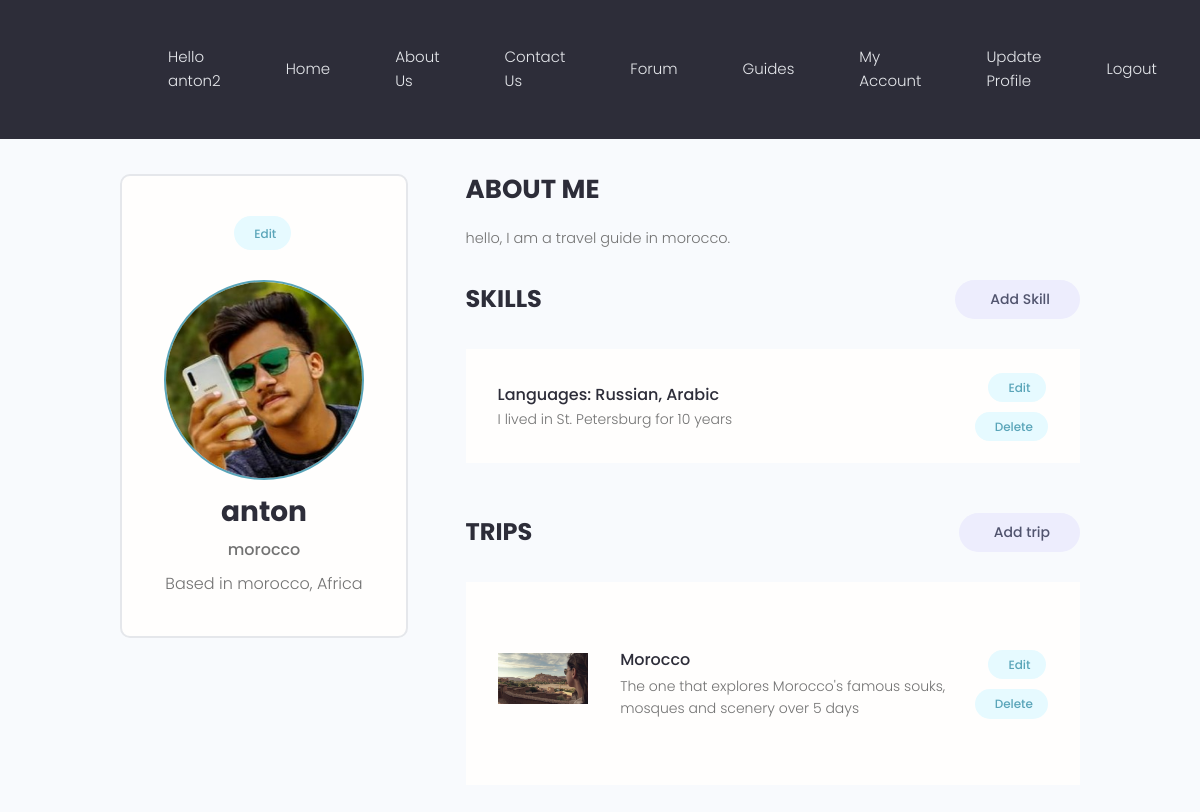
Page /users/account/ (signed in) on the committed database.
### users/models.py (models this page shows, shortened)
class Profile(models.Model):
    user = models.OneToOneField(User, on_delete=models.CASCADE, null=True, blank=True)
    name = models.CharField(max_length=200, blank=True, null=True)
    email = models.EmailField(max_length=500, blank=True, null= True)
    username =  models.CharField(max_length=200, blank=True, null=True)
    location =  models.CharField(max_length=200, blank=True, null=True)
    short_intro = models.CharField(max_length=200, blank = True, null=True)
    bio = models.TextField(blank=True,null=True)
    profile_image = models.ImageField(
        null=True, blank=True, upload_to='profiles/', default= "profiles/user-default.png")
    guide_confirmation = models.ImageField(
        null=True, blank=True, upload_to='profiles/')
    admin_approved=models.BooleanField(default=False)
    vote_total = models.IntegerField(default=0, null=True, blank=True)  # all the vote that the trips has
    vote_ration = models.IntegerField(default=0, null=True, blank=True)  # the ration betwen negative and positive
    created = models.DateTimeField(auto_now_add=True)
    id = models.UUIDField(default=uuid.uuid4, unique=True, primary_key=True,editable=False)

class Skill(models.Model):
    owner = models.ForeignKey(Profile, on_delete=models.CASCADE, null=True,blank=True)
    name = models.CharField(max_length=200, blank=True, null=True)
    description = models.TextField(blank=True,null=True)
    created = models.DateTimeField(auto_now_add=True)
    id = models.UUIDField(default=uuid.uuid4, unique=True, primary_key=True,editable=False)

### trips/models.py (models this page shows, shortened)
class Trip(models.Model):
    owner = models.ForeignKey(
        Profile,null=True, blank= True,on_delete=models.SET_NULL)
    title = models.CharField(max_length=200)
    description = models.TextField(null=True, blank = True)
    featured_image = models.ImageField(null = True, blank = True, default= "default.jpg")# upload image from the trip, and by the default its gray image
    created = models.DateTimeField(auto_now_add=True)
    tags = models.ManyToManyField('Tag', blank=True) #one trip has many tag and vice versa
    vote_total = models.IntegerField(default=0, null=True, blank=True)# all the vote that the trips has
    vote_ration = models.IntegerField(default=0, null=True, blank=True)# the ration betwen negative and positive
    id = models.UUIDField(default=uuid.uuid4, unique=True, primary_key=True,editable=False)
    class Meta:
        ordering = ['-vote_ration','-vote_total', 'title']

### users/views.py (the view)
# urls.py: path('account/',views.userAccount, name="account"),
@login_required(login_url='login')
def userAccount(request):
    profile = request.user.profile
    Skills = profile.skill_set.all()
    trips = profile.trip_set.all()
    context = {'profile':profile, 'skills':Skills, 'trips':trips}
    return render(request,'users/account.html',context)

### forum/context_processors.py (called while the page is built, shortened)
def searchFunction(request):
    search_context = {}
    posts = Post.objects.all()
    return search_context

### users/templates/users/account.html (shortened to what this page needs)
{% extends 'main.html' %}
{% block content %}
  <main class="settingsPage profile my-md">
    <div class="container">
      <div class="layout">
        <div class="column column--1of3">
          <div class="card text-center">
            <div class="card__body dev">
              <a class="tag tag--pill tag--main settings__btn" href="{% url 'edit-account' %}"> Edit</a>
              <img class="avatar avatar--xl dev__avatar" src="{{ profile.profile_image.url }}" />
              <h2 class="dev__name">{{profile.name}}</h2>
              <p class="dev__title">{{profile.short_intro}}</p>
              <p class="dev__location">Based in {{ profile.location }}</p>
            </div>
          </div>
        </div>
        <div class="column column--2of3">
          <div class="devInfo">
            <h3 class="devInfo__title">About Me</h3>
            <p class="devInfo__about">{{ profile.bio }}</p>
          </div>
          {% ifnotequal  profile.user.groups.all.0.name "traveler" %}
          <div class="settings">
            <h3 class="settings__title">Skills</h3>
            <a class="tag tag--pill tag--sub settings__btn tag--lg" href="{% url 'create-skill' %}"> Add Skill</a>
          </div>
          <table class="settings__table">
            {% for skill in skills %}
            <tr>
              <td class="settings__tableInfo">
                <h4>{{ skill.name }}</h4>
                <p>
                {{skill.description}}
                </p>
              </td>
              <td class="settings__tableActions">
                <a class="tag tag--pill tag--main settings__btn" href="{% url 'update-skill' skill.id %}"> Edit</a>
                <a class="tag tag--pill tag--main settings__btn" href="{% url 'delete-skill' skill.id %}?next=/account">Delete</a>
              </td>
            </tr>
            {% endfor %}
          </table>
          <div class="settings">
            <h3 class="settings__title">Trips</h3>
            <a class="tag tag--pill tag--sub settings__btn tag--lg" href="{% url 'create-trip' %}"> Add trip</a>
          </div>
          <table class="settings__table">
            {% for trip in trips %}
            <tr>
              <td class="settings__thumbnail">
                <a href="{% url 'trip' trip.id %}"><img src="{{trip.featured_image.url}}" alt="Project Thumbnail" /></a>
              </td>
              <td class="settings__tableInfo">
                <a href="{% url 'trip' trip.id %}">{{ trip.title }}</a>
                <p>{{ trip.description|slice:"150" }}</p>
              </td>
              <td class="settings__tableActions">
                <a class="tag tag--pill tag--main settings__btn" href="{% url 'update-trip' trip.id %}"> Edit</a>
                <a class="tag tag--pill tag--main settings__btn" href="{% url 'delete-trip' trip.id %}?next=/account">
                  Delete</a>
              </td>
            </tr>
            {% endfor %}
          </table>
        </div>
        {% endifnotequal %}
      </div>
    </div>
  </main>
{% endblock content %}

### templates/navbar.html (shortened to what this page needs)
{% load static %}
 <header class="header">
    <div class="container container--narrow">
      <nav class="header__nav">
        <ul class="header__menu">
          {% if user.is_authenticated %}
          <li class="header__menuItem"><a >Hello {{user}} </a></li>
          {%endif%}
          <li class="header__menuItem"><a href="{% url 'trips' %}">Home</a></li>
          <li class="header__menuItem"><a href="{% url 'aboutus' %}">About Us</a></li>
          {% if not user.is_staff %}
          <li class="header__menuItem"><a href="{% url 'contact' %}">Contact Us</a></li>
          {% endif %}
          <li class="header__menuItem"><a href="{% url 'forumhome' %}">Forum</a></li>
          <li class="header__menuItem"><a href="{% url 'profiles' %}">Guides</a></li>
          {% if user.is_authenticated %}
          <li class="header__menuItem"><a href="{% url 'account' %}">My Account</a></li>
          <li class="header__menuItem"><a href="{% url 'update_profile' %}">Update Profile</a></li>
          <li class="header__menuItem"><a href="{% url 'logout' %}">Logout</a></li>
          {% else %}
          <li class="header__menuItem"><a href="{% url 'signin' %}" class="btn btn--sub">Login</a></li>
          <li class="header__menuItem"><a href="{% url 'signup' %}" class="btn btn--sub">Signup</a></li>
          {% endif %}
        </ul>
      </nav>
    </div>
  </header>

### static/styles/app.css (style rules this page uses)
:root { --color-sub: #2d2d39; }
.card { border: 2px solid var(--color-light); }
img { width: 100%; }
.header { position: sticky; z-index: 111; background-color: var(--color-sub); padding: 1.5rem 0; }
.header > .container { display: flex; justify-content: space-between; align-items: center; }
.header__nav > ul { display: inline-flex; align-items: center; list-style: none; gap: 6.5rem; }
.header__menuItem > a { color: var(--color-light); font-weight: 300; }
.profile .card > .dev { padding: 4rem; }
.dev__avatar { display: block; margin: auto; }
.dev__name { color: var(--color-sub); font-size: 2.8rem; font-weight: 700; margin-top: 1rem; margin-bottom: 0.5rem; }
.dev__title { font-size: 1.6rem; font-weight: 500; line-height: 1.3; }
.dev__location { margin-top: 1rem; }
.devInfo { margin-bottom: 3rem; }
.devInfo__title, .devInfo__subtitle { font-size: 2.6rem; color: var(--color-sub); text-transform: uppercase; font-weight: 700; margin-bottom: 1.5rem; }
.devInfo__about, .devSkill__info { font-size: 1.45rem; line-height: 1.7; text-align: justify; }
.settingsPage .dev > .settings__btn { display: inline-block; margin-bottom: 3rem; }
.settings { display: flex; justify-content: space-between; align-items: center; }
.settings__title { font-size: 2.4rem; text-transform: uppercase; font-weight: 700; color: var(--color-sub); }
.settings__table { margin-top: 3rem; margin-bottom: 5rem; padding: 0 3rem; background: var(--color-white); }
.settings__table tr { width: 100%; }
.settings__table tr > td { padding: 2rem 0; }
.settings__thumbnail { width: 23%; min-width: 10rem; }
.settings__thumbnail img { padding-right: 3rem; height: 15rem; object-fit: contain; }
.settings__tableInfo { width: 100%; }
.settings__tableInfo h4, .settings__tableInfo a { padding-right: 1rem; width: auto; font-size: 1.6rem; font-weight: 500; color: var(--color-sub); }
.settings__tableInfo p { font-size: 1.4rem; }
.settings__tableActions { text-align: right; }

### static/uikit/styles/modules/_variables.css (style rules this page uses)
:root { --color-main: #5aa5b9; --color-main-light: #e6faff; --color-sub: #3f4156; --color-sub-light: #51546e; --color-sub-lighter: #ededfd; --color-text: #737373; --color-gray: #8b8b8b; --color-light: #e5e7eb; --color-light-gray: #767676; --color-bg: #f8fafd; --color-white: #fffefd; --color-white-light: #f3f3f3; --color-success: #359e64; --color-success-bg: #def8e8; --color-error: #fc4b0b; --color-error-bg: #fff2ee; --font-base: 'Poppins', arial, helvetica, 'Segoe UI', roboto, ubuntu, sans-serif; --font-monospace: 'Fira Code', 'Courier New', courier, monospace; --font-regular: 300; --font-medium: 500; --font-bold: 700; --generic-shadow: 1px 1px 5px #00000010; --generic-transition: all 0.3s ease-in-out; }

### static/uikit/styles/modules/_base.css (style rules this page uses)
* { margin: 0; padding: 0; box-sizing: border-box; text-rendering: optimizeLegibility; color: inherit; font-size: inherit; }
html { font-size: 50%; }
@media only screen and (min-width: 480px) { html { font-size: 56.25%; } }
@media only screen and (min-width: 1200px) { html { font-size: 62.5%; } }
body { line-height: 1.6; font-weight: 400; font-size: 1.5rem; color: var(--color-text); background-color: var(--color-bg); min-height: 100vh; }

### static/uikit/styles/modules/_typography.css (style rules this page uses)
* { font-family: var(--font-base); }
h2 { font-size: 3.6rem; font-weight: var(--font-bold); }
h3 { font-size: 3.2rem; font-weight: var(--font-medium); }
h4 { font-size: 2.8rem; font-weight: var(--font-medium); }
p, span, strong { font-size: 1.6rem; color: var(--color-text); font-weight: var(--font-regular); }
a { padding-bottom: 2px; text-decoration: none; display: inline-block; color: var(--color-main); font-weight: var(--font-medium); }

### static/uikit/styles/modules/_utilities.css (style rules this page uses)
.container { width: 92%; max-width: 165rem; margin: 0 auto; box-sizing: border-box; }
.container--narrow { width: 92%; max-width: 120rem; }
@media screen and (min-width: 1000px) { .container { width: 90%; } }
@media screen and (min-width: 1000px) { .container--narrow { width: 85%; } }
@media screen and (min-width: 1200px) { .container { width: 80%; } }
@media screen and (min-width: 1200px) { .container--narrow { width: 72%; } }
.text-center { text-align: center; }
.my-md { margin: 3rem auto; }

### static/uikit/styles/modules/_avatar.css (style rules this page uses)
.avatar { border-radius: 50%; border: 2px solid var(--color-main); object-fit: cover; }
.avatar--xl { height: 20rem; width: 20rem; }

### static/uikit/styles/modules/_card.css (style rules this page uses)
.card { border-radius: 1rem; background-color: var(--color-white); border: 1.5px solid var(--color-light); width: auto; height: auto; margin-top: 0.5rem; margin-bottom: 0.5rem; overflow: hidden; }
.card__body, .card__header { padding: 2rem 2.5rem; }

### rows in the picture
Profile: profile_image (picture), name "anton", short_intro "morocco", location "morocco, Africa", bio "hello, I am a travel guide in morocco."
Skill: name "Languages: Russian, Arabic", description "I lived in St. Petersburg for 10 years"
Trip: featured_image (picture), title "Morocco", description "The one that explores Morocco's famous souks, mosques and scenery over 5 days"

### other values in the picture
{{ user }} "anton2"
